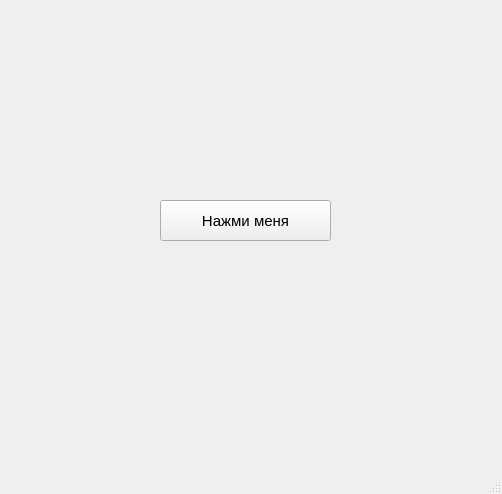
<?xml version="1.0" encoding="UTF-8"?>
<ui version="4.0">
 <class>MainWindow</class>
 <widget class="QMainWindow" name="MainWindow">
  <property name="geometry">
   <rect>
    <x>0</x>
    <y>0</y>
    <width>502</width>
    <height>494</height>
   </rect>
  </property>
  <property name="windowTitle">
   <string>MainWindow</string>
  </property>
  <widget class="QWidget" name="centralwidget">
   <widget class="QPushButton" name="pushButton">
    <property name="geometry">
     <rect>
      <x>160</x>
      <y>200</y>
      <width>171</width>
      <height>41</height>
     </rect>
    </property>
    <property name="font">
     <font>
      <pointsize>11</pointsize>
     </font>
    </property>
    <property name="text">
     <string>Нажми меня</string>
    </property>
   </widget>
  </widget>
  <widget class="QMenuBar" name="menubar">
   <property name="geometry">
    <rect>
     <x>0</x>
     <y>0</y>
     <width>502</width>
     <height>21</height>
    </rect>
   </property>
  </widget>
  <widget class="QStatusBar" name="statusbar"/>
 </widget>
 <resources/>
 <connections/>
</ui>
